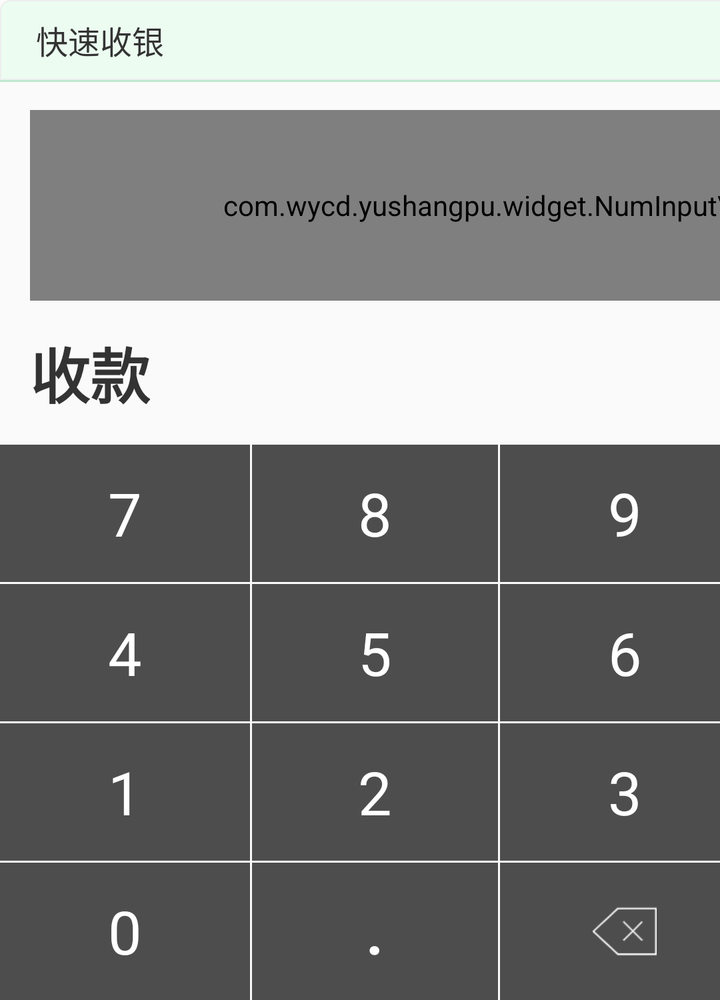
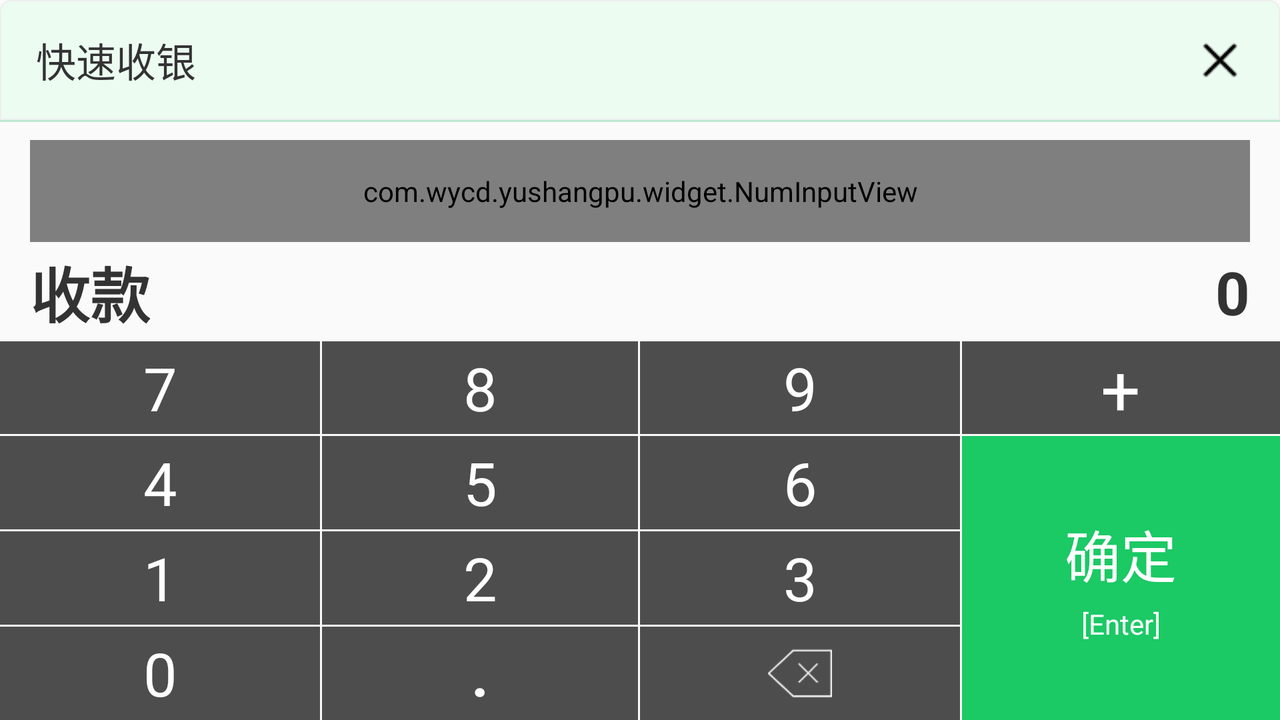

Two renders of one Android screen. The first uses the default layout on a phone; the second uses the alternative layout the repository ships for a different screen configuration, on a matching device. The two XML files are below.
<!-- AndroidManifest.xml: application theme AppTheme -->
<!-- res/layout/dialog_fast_cashier_layout.xml -->
<?xml version="1.0" encoding="utf-8"?>
<FrameLayout xmlns:android="http://schemas.android.com/apk/res/android"
    android:layout_width="wrap_content"
    android:layout_height="wrap_content">

    <RelativeLayout
        android:layout_width="500dp"
        android:layout_height="500dp"
        android:background="@drawable/background_white"
        android:orientation="vertical">

        <RelativeLayout
            android:id="@+id/rl_head"
            android:layout_width="match_parent"
            android:layout_height="@dimen/dp_40"
            android:background="@drawable/shap_homeviptop">

            <TextView
                android:id="@+id/notice_title"
                android:layout_width="wrap_content"
                android:layout_height="wrap_content"
                android:layout_centerVertical="true"
                android:layout_marginLeft="@dimen/dp_18"
                android:text="快速收银"
                android:textColor="@color/title_color"
                android:textSize="@dimen/sp_16" />

            <ImageView
                android:id="@+id/iv_close"
                android:layout_width="@dimen/dp_40"
                android:layout_height="@dimen/dp_40"
                android:layout_alignParentRight="true"
                android:layout_centerVertical="true"
                android:layout_marginRight="@dimen/dp_10"
                android:padding="@dimen/dp_10"
                android:src="@drawable/ty_close" />
        </RelativeLayout>

        <View
            android:layout_width="match_parent"
            android:layout_height="1dp"
            android:layout_below="@+id/rl_head"
            android:background="@color/view_green_line" />

        <LinearLayout
            android:layout_width="match_parent"
            android:layout_height="match_parent"
            android:layout_marginTop="55dp"
            android:orientation="vertical">

            <com.wycd.yushangpu.widget.NumInputView
                android:id="@+id/edit_view"
                android:layout_width="match_parent"
                android:layout_height="wrap_content"
                android:layout_marginLeft="15dp"
                android:layout_marginRight="15dp"
                android:layout_weight="2"
                android:background="@drawable/ysl_f_char"
                android:gravity="right"
                android:padding="10dp" />

            <FrameLayout
                android:layout_width="match_parent"
                android:layout_height="wrap_content"
                android:layout_marginLeft="15dp"
                android:layout_marginRight="15dp"
                android:layout_weight="1">

                <TextView
                    android:layout_width="wrap_content"
                    android:layout_height="wrap_content"
                    android:layout_gravity="center_vertical"
                    android:text="收款"
                    android:textColor="@color/title_color"
                    android:textSize="30sp"
                    android:textStyle="bold" />

                <TextView
                    android:id="@+id/tv_total"
                    android:layout_width="wrap_content"
                    android:layout_height="wrap_content"
                    android:layout_gravity="center_vertical|right"
                    android:text="0"
                    android:textColor="@color/title_color"
                    android:textSize="30sp"
                    android:textStyle="bold" />

            </FrameLayout>

            <LinearLayout
                android:layout_width="match_parent"
                android:layout_height="wrap_content"
                android:layout_weight="4"
                android:orientation="horizontal">

                <FrameLayout
                    android:layout_width="0dp"
                    android:layout_height="match_parent"
                    android:layout_weight="3">

                    <include layout="@layout/include_num_keyboard_layout" />
                </FrameLayout>

                <LinearLayout
                    android:layout_width="0dp"
                    android:layout_height="match_parent"
                    android:layout_weight="1"
                    android:orientation="vertical">

                    <TextView
                        android:id="@+id/num_keyboard_add"
                        android:layout_width="match_parent"
                        android:layout_height="match_parent"
                        android:layout_marginLeft="1dp"
                        android:layout_marginBottom="1dp"
                        android:layout_weight="3"
                        android:background="@drawable/selected_keyboard_bg"
                        android:gravity="center"
                        android:text="+"
                        android:textColor="@color/white"
                        android:textSize="35sp" />

                    <LinearLayout
                        android:id="@+id/li_jiesuan"
                        android:layout_width="match_parent"
                        android:layout_height="match_parent"
                        android:layout_marginLeft="1dp"
                        android:layout_weight="1"
                        android:background="@color/colorPrimary"
                        android:gravity="center"
                        android:orientation="vertical">

                        <TextView
                            android:layout_width="wrap_content"
                            android:layout_height="wrap_content"
                            android:text="确定"
                            android:textColor="@color/white"
                            android:textSize="28sp" />

                        <TextView
                            android:layout_width="wrap_content"
                            android:layout_height="wrap_content"
                            android:layout_marginTop="5dp"
                            android:text="[Enter]"
                            android:textColor="@color/white" />

                    </LinearLayout>

                </LinearLayout>
            </LinearLayout>

        </LinearLayout>

    </RelativeLayout>
</FrameLayout>
<!-- res/layout/include_num_keyboard_layout.xml (included above) -->
<?xml version="1.0" encoding="utf-8"?>
<LinearLayout xmlns:android="http://schemas.android.com/apk/res/android"
    android:id="@+id/keyboard_layout"
    android:layout_width="match_parent"
    android:layout_height="match_parent"
    android:orientation="vertical">

    <LinearLayout
        android:layout_width="match_parent"
        android:layout_height="0dp"
        android:layout_weight="1"
        android:orientation="horizontal">

        <TextView
            android:id="@+id/num_keyboard_7"
            android:layout_width="match_parent"
            android:layout_height="match_parent"
            android:layout_weight="1"
            android:background="@color/result_view"
            android:gravity="center"
            android:text="7"
            android:textColor="@color/white"
            android:textSize="30sp" />

        <TextView
            android:id="@+id/num_keyboard_8"
            android:layout_width="match_parent"
            android:layout_height="match_parent"
            android:layout_marginLeft="1dp"
            android:layout_marginRight="1dp"
            android:layout_weight="1"
             android:background="@color/result_view"
            android:gravity="center"
            android:text="8"
            android:textColor="@color/white"
            android:textSize="30sp" />

        <TextView
            android:id="@+id/num_keyboard_9"
            android:layout_width="match_parent"
            android:layout_height="match_parent"
            android:layout_weight="1"
             android:background="@color/result_view"
            android:gravity="center"
            android:text="9"
            android:textColor="@color/white"
            android:textSize="30sp" />
    </LinearLayout>

    <LinearLayout
        android:layout_width="match_parent"
        android:layout_height="0dp"
        android:layout_marginTop="1dp"
        android:layout_weight="1"
        android:orientation="horizontal">

        <TextView
            android:id="@+id/num_keyboard_4"
            android:layout_width="match_parent"
            android:layout_height="match_parent"
            android:layout_weight="1"
             android:background="@color/result_view"
            android:gravity="center"
            android:text="4"
            android:textColor="@color/white"
            android:textSize="30sp" />

        <TextView
            android:id="@+id/num_keyboard_5"
            android:layout_width="match_parent"
            android:layout_height="match_parent"
            android:layout_marginLeft="1dp"
            android:layout_marginRight="1dp"
            android:layout_weight="1"
             android:background="@color/result_view"
            android:gravity="center"
            android:text="5"
            android:textColor="@color/white"
            android:textSize="30sp" />

        <TextView
            android:id="@+id/num_keyboard_6"
            android:layout_width="match_parent"
            android:layout_height="match_parent"
            android:layout_weight="1"
             android:background="@color/result_view"
            android:gravity="center"
            android:text="6"
            android:textColor="@color/white"
            android:textSize="30sp" />
    </LinearLayout>

    <LinearLayout
        android:layout_width="match_parent"
        android:layout_height="0dp"
        android:layout_marginTop="1dp"
        android:layout_weight="1"
        android:orientation="horizontal">

        <TextView
            android:id="@+id/num_keyboard_1"
            android:layout_width="match_parent"
            android:layout_height="match_parent"
            android:layout_weight="1"
             android:background="@color/result_view"
            android:gravity="center"
            android:text="1"
            android:textColor="@color/white"
            android:textSize="30sp" />

        <TextView
            android:id="@+id/num_keyboard_2"
            android:layout_width="match_parent"
            android:layout_height="match_parent"
            android:layout_marginLeft="1dp"
            android:layout_marginRight="1dp"
            android:layout_weight="1"
             android:background="@color/result_view"
            android:gravity="center"
            android:text="2"
            android:textColor="@color/white"
            android:textSize="30sp" />

        <TextView
            android:id="@+id/num_keyboard_3"
            android:layout_width="match_parent"
            android:layout_height="match_parent"
            android:layout_weight="1"
             android:background="@color/result_view"
            android:gravity="center"
            android:text="3"
            android:textColor="@color/white"
            android:textSize="30sp" />
    </LinearLayout>

    <LinearLayout
        android:layout_width="match_parent"
        android:layout_height="0dp"
        android:layout_marginTop="1dp"
        android:layout_weight="1"
        android:orientation="horizontal">

        <TextView
            android:id="@+id/num_keyboard_0"
            android:layout_width="match_parent"
            android:layout_height="match_parent"
            android:layout_weight="1"
             android:background="@color/result_view"
            android:gravity="center"
            android:text="0"
            android:textColor="@color/white"
            android:textSize="30sp" />

        <TextView
            android:id="@+id/num_keyboard_dot"
            android:layout_width="match_parent"
            android:layout_height="match_parent"
            android:layout_marginLeft="1dp"
            android:layout_marginRight="1dp"
            android:layout_weight="1"
             android:background="@color/result_view"
            android:gravity="center"
            android:text="."
            android:textColor="@color/white"
            android:textSize="30sp"
            android:textStyle="bold" />

        <FrameLayout
            android:id="@+id/num_keyboard_delete"
            android:layout_width="match_parent"
            android:layout_height="match_parent"
            android:layout_weight="1"
             android:background="@color/result_view">

            <ImageView
                android:layout_width="wrap_content"
                android:layout_height="wrap_content"
                android:layout_gravity="center"
                android:layout_weight="1"
                android:src="@mipmap/ic_keyboard_delete"
                android:textColor="@color/white"
                android:textSize="30sp" />
        </FrameLayout>
    </LinearLayout>
</LinearLayout>
<!-- resources referenced by this layout -->
<resources>
  <color name="colorPrimary">#1bc965</color>
  <color name="result_view">#b0000000</color>
  <color name="title_color">#333333</color>
  <color name="view_green_line">#bfe8cf</color>
  <color name="white">#ffffff</color>
  <dimen name="dp_10">10.0000dp</dimen>
  <dimen name="dp_18">18.0000dp</dimen>
  <dimen name="dp_40">40.0000dp</dimen>
  <dimen name="sp_16">16.0000sp</dimen>
  <!-- drawable selected_keyboard_bg (drawable) -->
  <?xml version="1.0" encoding="utf-8"?>
  <selector xmlns:android="http://schemas.android.com/apk/res/android">
      <item android:drawable="@color/text0050" android:state_pressed="true" />
      <item android:drawable="@color/result_view" android:state_focused="false" android:state_pressed="false" />
      <item android:drawable="@color/text0050" android:state_focused="true" />
  
  </selector>
  <!-- drawable shap_homeviptop (drawable) -->
  <?xml version="1.0" encoding="utf-8"?>
  <shape xmlns:android="http://schemas.android.com/apk/res/android">
      <solid android:color="@color/texteb" />
      <corners
          android:bottomLeftRadius="@dimen/dp_0"
          android:bottomRightRadius="@dimen/dp_0"
          android:topLeftRadius="@dimen/dp_5"
          android:topRightRadius="@dimen/dp_5" />
      <stroke
          android:width="0.5dp"
          android:color="@color/lightgray" />
  </shape>
  <!-- drawable ty_close: png bitmap (drawable, 1271 bytes) -->
  <!-- drawable ysl_f_char (drawable) -->
  <?xml version="1.0" encoding="utf-8"?>
  <shape xmlns:android="http://schemas.android.com/apk/res/android"
      android:shape="rectangle">
      <corners android:radius="5dp" />
      <solid android:color="@color/lightgray" />
      <stroke
          android:width="0.2dp"
          android:color="@color/ysl_gray" />
  </shape>
  <!-- mipmap ic_keyboard_delete: png bitmap (mipmap-xhdpi, 1077 bytes) -->
  <style name="AppTheme" parent="Theme.AppCompat.Light.NoActionBar">
          
          
          
          
          <item name="android:windowNoTitle">true</item>    
          <item name="android:windowFullscreen">true</item>   
          <item name="android:windowActionBar">true</item>
          
      </style>
  <color name="text0050">#80000000</color>
  <color name="texteb">#ecfcf1</color>
  <dimen name="dp_0">0.0000dp</dimen>
  <dimen name="dp_5">5.0000dp</dimen>
  <color name="lightgray">#eee</color>
  <color name="ysl_gray">#EFEFEF</color>
</resources>
<!-- res/layout-land/dialog_fast_cashier_layout.xml (the repository's variant of the layout above) -->
<!-- drawn on the phone turned sideways -->
<?xml version="1.0" encoding="utf-8"?>
<RelativeLayout xmlns:android="http://schemas.android.com/apk/res/android"
    xmlns:tools="http://schemas.android.com/tools"
    android:layout_width="match_parent"
    android:layout_height="match_parent"
    android:background="@drawable/background_white"
    android:orientation="vertical"
    tools:ignore="MissingDefaultResource">

    <RelativeLayout
        android:id="@+id/rl_head"
        android:layout_width="match_parent"
        android:layout_height="@dimen/dp_60"
        android:background="@drawable/shap_homeviptop">

        <TextView
            android:id="@+id/notice_title"
            android:layout_width="wrap_content"
            android:layout_height="wrap_content"
            android:layout_centerVertical="true"
            android:layout_marginLeft="@dimen/dp_18"
            android:text="快速收银"
            android:textColor="@color/textcolor"
            android:textSize="@dimen/sp_20"  />

        <ImageView
            android:id="@+id/iv_close"
            android:layout_width="@dimen/dp_40"
            android:layout_height="@dimen/dp_40"
            android:layout_alignParentRight="true"
            android:layout_centerVertical="true"
            android:layout_marginRight="@dimen/dp_10"
            android:padding="@dimen/dp_10"
            android:src="@drawable/ty_close" />
    </RelativeLayout>

    <View
        android:layout_width="match_parent"
        android:layout_height="1dp"
        android:layout_below="@+id/rl_head"
        android:background="@color/view_green_line" />

    <LinearLayout
        android:layout_width="match_parent"
        android:layout_height="match_parent"
        android:layout_marginTop="70dp"
        android:orientation="vertical">

        <com.wycd.yushangpu.widget.NumInputView
            android:id="@+id/edit_view"
            android:layout_width="match_parent"
            android:layout_height="wrap_content"
            android:layout_marginLeft="15dp"
            android:layout_marginRight="15dp"
            android:layout_weight="2"
            android:background="@drawable/ysl_f_char"
            android:gravity="right"
            android:padding="10dp" />

        <FrameLayout
            android:layout_width="match_parent"
            android:layout_height="wrap_content"
            android:layout_marginLeft="15dp"
            android:layout_marginRight="15dp"
            android:layout_weight="1">

            <TextView
                android:layout_width="wrap_content"
                android:layout_height="wrap_content"
                android:layout_gravity="center_vertical"
                android:text="收款"
                android:textColor="@color/title_color"
                android:textSize="30sp"
                android:textStyle="bold" />

            <TextView
                android:id="@+id/tv_total"
                android:layout_width="wrap_content"
                android:layout_height="wrap_content"
                android:layout_gravity="center_vertical|right"
                android:text="0"
                android:textColor="@color/title_color"
                android:textSize="30sp"
                android:textStyle="bold" />

        </FrameLayout>

        <LinearLayout
            android:layout_width="match_parent"
            android:layout_height="wrap_content"
            android:layout_weight="4"
            android:orientation="horizontal">

            <FrameLayout
                android:layout_width="0dp"
                android:layout_height="match_parent"
                android:layout_weight="3">

                <include layout="@layout/include_num_keyboard_layout" />
            </FrameLayout>

            <LinearLayout
                android:layout_width="0dp"
                android:layout_height="match_parent"
                android:layout_weight="1"
                android:orientation="vertical">

                <TextView
                    android:id="@+id/num_keyboard_add"
                    android:layout_width="match_parent"
                    android:layout_height="match_parent"
                    android:layout_marginLeft="1dp"
                    android:layout_marginBottom="1dp"
                    android:layout_weight="3"
                    android:background="@drawable/selected_keyboard_bg"
                    android:gravity="center"
                    android:text="+"
                    android:textColor="@color/white"
                    android:textSize="35sp" />

                <LinearLayout
                    android:id="@+id/li_jiesuan"
                    android:layout_width="match_parent"
                    android:layout_height="match_parent"
                    android:layout_marginLeft="1dp"
                    android:layout_weight="1"
                    android:background="@color/colorPrimary"
                    android:gravity="center"
                    android:orientation="vertical">

                    <TextView
                        android:layout_width="wrap_content"
                        android:layout_height="wrap_content"
                        android:text="确定"
                        android:textColor="@color/white"
                        android:textSize="28sp" />

                    <TextView
                        android:layout_width="wrap_content"
                        android:layout_height="wrap_content"
                        android:layout_marginTop="5dp"
                        android:text="[Enter]"
                        android:textColor="@color/white" />

                </LinearLayout>

            </LinearLayout>
        </LinearLayout>

    </LinearLayout>

</RelativeLayout>
<!-- resources referenced by the variant -->
<!-- as the phone turned sideways resolves them -->
<resources>
  <color name="colorPrimary">#1bc965</color>
  <color name="result_view">#b0000000</color>
  <color name="textcolor">#333</color>
  <color name="title_color">#333333</color>
  <color name="view_green_line">#bfe8cf</color>
  <color name="white">#ffffff</color>
  <dimen name="dp_10">10.0000dp</dimen>
  <dimen name="dp_18">18.0000dp</dimen>
  <dimen name="dp_40">40.0000dp</dimen>
  <dimen name="dp_60">60.0000dp</dimen>
  <dimen name="sp_20">20.0000sp</dimen>
  <!-- drawable selected_keyboard_bg (drawable) -->
  <?xml version="1.0" encoding="utf-8"?>
  <selector xmlns:android="http://schemas.android.com/apk/res/android">
      <item android:drawable="@color/text0050" android:state_pressed="true" />
      <item android:drawable="@color/result_view" android:state_focused="false" android:state_pressed="false" />
      <item android:drawable="@color/text0050" android:state_focused="true" />
  
  </selector>
  <!-- drawable shap_homeviptop (drawable) -->
  <?xml version="1.0" encoding="utf-8"?>
  <shape xmlns:android="http://schemas.android.com/apk/res/android">
      <solid android:color="@color/texteb" />
      <corners
          android:bottomLeftRadius="@dimen/dp_0"
          android:bottomRightRadius="@dimen/dp_0"
          android:topLeftRadius="@dimen/dp_5"
          android:topRightRadius="@dimen/dp_5" />
      <stroke
          android:width="0.5dp"
          android:color="@color/lightgray" />
  </shape>
  <!-- drawable ty_close: png bitmap (drawable, 1271 bytes) -->
  <!-- drawable ysl_f_char (drawable) -->
  <?xml version="1.0" encoding="utf-8"?>
  <shape xmlns:android="http://schemas.android.com/apk/res/android"
      android:shape="rectangle">
      <corners android:radius="5dp" />
      <solid android:color="@color/lightgray" />
      <stroke
          android:width="0.2dp"
          android:color="@color/ysl_gray" />
  </shape>
  <!-- mipmap ic_keyboard_delete: png bitmap (mipmap-xhdpi, 1077 bytes) -->
  <style name="AppTheme" parent="Theme.AppCompat.Light.NoActionBar">
          
          
          
          
          <item name="android:windowNoTitle">true</item>    
          <item name="android:windowFullscreen">true</item>   
          <item name="android:windowActionBar">true</item>
          
      </style>
  <color name="text0050">#80000000</color>
  <color name="texteb">#ecfcf1</color>
  <dimen name="dp_0">0.0000dp</dimen>
  <dimen name="dp_5">5.0000dp</dimen>
  <color name="lightgray">#eee</color>
  <color name="ysl_gray">#EFEFEF</color>
</resources>
